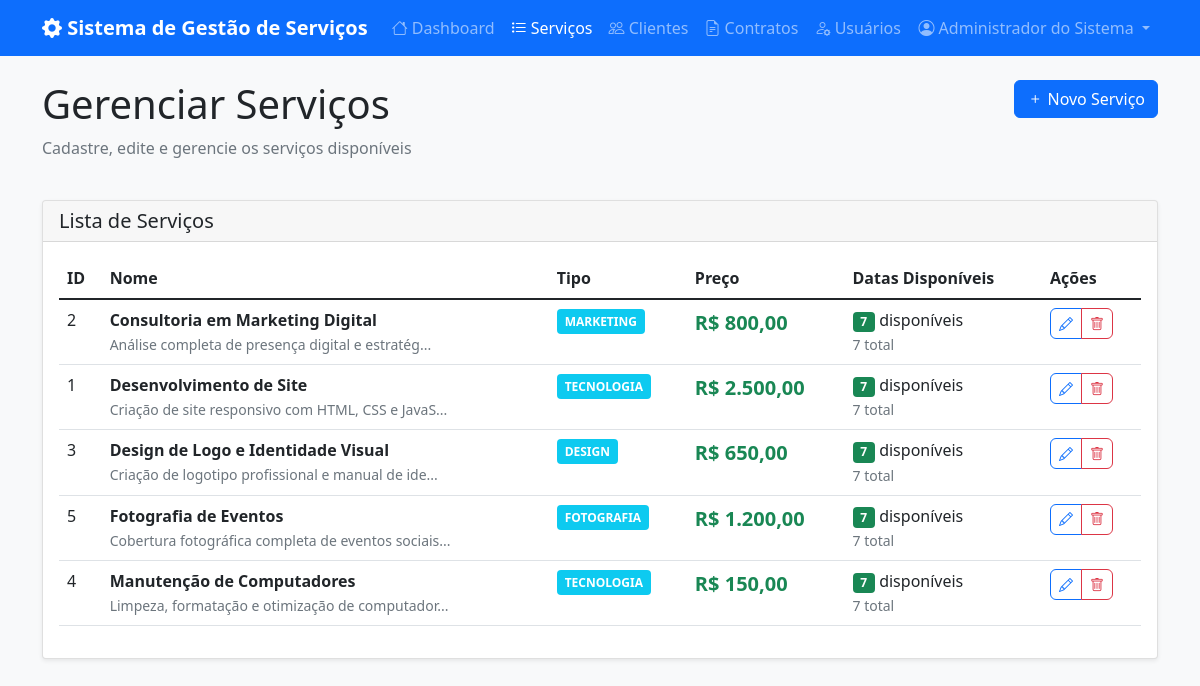
The page /admin/servicos/list.php (signed in) on the database its author committed.
### tables this page shows
CREATE TABLE `servicos` (
    `id` int(11) NOT NULL AUTO_INCREMENT,
    `nome` varchar(100) NOT NULL,
    `tipo` varchar(50) NOT NULL,
    `preco` decimal(10, 2) NOT NULL,
    `descricao` text DEFAULT NULL,
    `ativo` tinyint(1) DEFAULT 1 COMMENT 'Status do serviço',
    `created_at` timestamp DEFAULT CURRENT_TIMESTAMP,
    `updated_at` timestamp DEFAULT CURRENT_TIMESTAMP ON UPDATE CURRENT_TIMESTAMP,
    PRIMARY KEY (`id`)
);

### config/auth.php (called while the page is built, shortened)
<?php
class Auth
{
    public static function getUser(): ?array
    {
        return $_SESSION['user'] ?? null;
    }
}

### config/db.php (called while the page is built, shortened)
<?php
class Database
{
    private static $instance = null;
    private $connection;
    private $host = 'localhost';
    private $database = 'trabalho_web';
    private $username = 'root';
    private $password = '';
    private $charset = 'utf8mb4';
    private function __construct()
    {
        $dsn = "mysql:host={$this->host};dbname={$this->database};charset={$this->charset}";
        $options = [
            PDO::ATTR_ERRMODE => PDO::ERRMODE_EXCEPTION,
            PDO::ATTR_DEFAULT_FETCH_MODE => PDO::FETCH_ASSOC,
            PDO::ATTR_EMULATE_PREPARES => false,
        ];
        try {
            $this->connection = new PDO($dsn, $this->username, $this->password, $options);
        } catch (PDOException $e) {
            error_log("Database connection failed: " . $e->getMessage());
            throw new PDOException("Database connection failed");
        }
    }
    public static function getInstance(): Database
    {
        if (self::$instance === null) {
            self::$instance = new self();
        }
        return self::$instance;
    }
    public function getConnection(): PDO
    {
        return $this->connection;
    }
}

### dao/ServicoDAO.php (called while the page is built, shortened)
<?php
require_once __DIR__ . '/../config/db.php';
class ServicoDAO
{
    private $db;
    public function __construct()
    {
        $this->db = Database::getInstance()->getConnection();
    }
    public function findAll(): array
    {
        try {
            $stmt = $this->db->prepare("
                SELECT s.*, COUNT(dd.id) as total_datas,
                       SUM(CASE WHEN dd.disponivel = 1 THEN 1 ELSE 0 END) as datas_disponiveis
                FROM servicos s
                LEFT JOIN datas_disponiveis dd ON s.id = dd.servico_id
                GROUP BY s.id
                ORDER BY s.nome
            ");
            $stmt->execute();
            return $stmt->fetchAll();
        } catch (PDOException $e) {
            error_log("Error fetching all services: " . $e->getMessage());
            return [];
        }
    }
}

### admin/servicos/list.php (the view, shortened to what this page needs)
<?php
require_once '../../config/auth.php';
require_once '../../dao/ServicoDAO.php';
$servicoDAO = new ServicoDAO();
$servicos = $servicoDAO->findAll();
$user = Auth::getUser();
?>
<!DOCTYPE html>
<html lang="pt-BR">
<head>
    <link href="https://cdn.jsdelivr.net/npm/bootstrap@5.1.3/dist/css/bootstrap.min.css" rel="stylesheet">
    <link href="https://cdn.jsdelivr.net/npm/bootstrap-icons@1.8.1/font/bootstrap-icons.css" rel="stylesheet">
    <link rel="stylesheet" href="../assets/css/style.css">
</head>
<body>
    <nav class="navbar navbar-expand-lg navbar-dark bg-primary">
        <div class="container">
            <a class="navbar-brand" href="../dashboard.php">
                <i class="bi bi-gear-fill"></i> Sistema de Gestão de Serviços
            </a>
            <div class="collapse navbar-collapse" id="navbarNav">
                <ul class="navbar-nav me-auto">
                    <li class="nav-item">
                        <a class="nav-link" href="../dashboard.php">
                            <i class="bi bi-house"></i> Dashboard
                        </a>
                    </li>
                    <li class="nav-item">
                        <a class="nav-link active" href="list.php">
                            <i class="bi bi-list-task"></i> Serviços
                        </a>
                    </li>
                    <li class="nav-item">
                        <a class="nav-link" href="../clientes/list.php">
                            <i class="bi bi-people"></i> Clientes
                        </a>
                    </li>
                    <li class="nav-item">
                        <a class="nav-link" href="../contratacao/listar.php">
                            <i class="bi bi-file-earmark-text"></i> Contratos
                        </a>
                    </li>
                    <li class="nav-item">
                        <a class="nav-link" href="../usuarios/list.php">
                            <i class="bi bi-person-gear"></i> Usuários
                        </a>
                    </li>
                </ul>
                <ul class="navbar-nav">
                    <li class="nav-item dropdown">
                        <a class="nav-link dropdown-toggle" href="#" id="navbarDropdown" role="button" data-bs-toggle="dropdown">
                            <i class="bi bi-person-circle"></i> <?= htmlspecialchars($user['nome']) ?>
                        </a>
                    </li>
                </ul>
            </div>
        </div>
    </nav>
    <div class="container mt-4">
        <div class="row mb-4">
            <div class="col-md-8">
                <h1>Gerenciar Serviços</h1>
                <p class="text-muted">Cadastre, edite e gerencie os serviços disponíveis</p>
            </div>
            <div class="col-md-4 text-end">
                <a href="form.php" class="btn btn-primary">
                    <i class="bi bi-plus"></i> Novo Serviço
                </a>
            </div>
        </div>
        <div class="card">
            <div class="card-header">
                <h5 class="mb-0">Lista de Serviços</h5>
            </div>
            <div class="card-body">
                <?php if (empty($servicos)): ?>
                    <div class="text-center py-4">
                        <i class="bi bi-inbox" style="font-size: 3rem; color: #ccc;"></i>
                        <h5 class="mt-3">Nenhum serviço cadastrado</h5>
                        <p class="text-muted">Clique em "Novo Serviço" para começar</p>
                        <a href="form.php" class="btn btn-primary">
                            <i class="bi bi-plus"></i> Cadastrar Primeiro Serviço
                        </a>
                    </div>
                <?php else: ?>
                    <div class="table-responsive">
                        <table class="table table-hover">
                            <thead>
                                <tr>
                                    <th>ID</th>
                                    <th>Nome</th>
                                    <th>Tipo</th>
                                    <th>Preço</th>
                                    <th>Datas Disponíveis</th>
                                    <th>Ações</th>
                                </tr>
                            </thead>
                            <tbody>
                                <?php foreach ($servicos as $servico): ?>
                                    <tr>
                                        <td><?= $servico['id'] ?></td>
                                        <td>
                                            <strong><?= htmlspecialchars($servico['nome']) ?></strong>
                                            <br>
                                            <small class="text-muted"><?= htmlspecialchars(substr($servico['descricao'], 0, 50)) ?>...</small>
                                        </td>
                                        <td>
                                            <span class="service-type"><?= htmlspecialchars($servico['tipo']) ?></span>
                                        </td>
                                        <td>
                                            <span class="service-price">R$ <?= number_format($servico['preco'], 2, ',', '.') ?></span>
                                        </td>
                                        <td>
                                            <span class="badge bg-success"><?= $servico['datas_disponiveis'] ?? 0 ?></span> disponíveis
                                            <br>
                                            <small class="text-muted"><?= $servico['total_datas'] ?? 0 ?> total</small>
                                        </td>
                                        <td>
                                            <div class="btn-group" role="group">
                                                <a href="form.php?id=<?= $servico['id'] ?>" class="btn btn-sm btn-outline-primary"
                                                    data-bs-toggle="tooltip" title="Editar">
                                                    <i class="bi bi-pencil"></i>
                                                </a>
                                                <button type="button" class="btn btn-sm btn-outline-danger"
                                                    onclick="deleteService(<?= $servico['id'] ?>, '<?= htmlspecialchars($servico['nome']) ?>')"
                                                    data-bs-toggle="tooltip" title="Excluir">
                                                    <i class="bi bi-trash"></i>
                                                </button>
                                            </div>
                                        </td>
                                    </tr>
                                <?php endforeach; ?>
                            </tbody>
                        </table>
                    </div>
                <?php endif; ?>
            </div>
        </div>
    </div>
</body>
</html>

### assets/css/style.css (style rules this page uses)
:root { --primary-color: #0d6efd; --secondary-color: #6c757d; --success-color: #198754; --danger-color: #dc3545; --warning-color: #ffc107; --info-color: #0dcaf0; --light-color: #f8f9fa; --dark-color: #212529; }
body { font-family: 'Segoe UI', Tahoma, Geneva, Verdana, sans-serif; background-color: var(--light-color); }
.navbar-brand { font-weight: bold; }
.card { box-shadow: 0 0.125rem 0.25rem rgba(0, 0, 0, 0.075); border: 1px solid rgba(0, 0, 0, 0.125); }
.btn { border-radius: 0.375rem; }
.table { background-color: white; }
.service-price { font-size: 1.25rem; font-weight: bold; color: var(--success-color); }
.service-type { background-color: var(--info-color); color: white; padding: 0.25rem 0.5rem; border-radius: 0.25rem; font-size: 0.75rem; font-weight: bold; text-transform: uppercase; }

### rows shown on the page
servicos: id "2", nome "Consultoria em Marketing Digital", descricao "Análise completa de presença digital e estratég", tipo "MARKETING", preco "800,00", datas_disponiveis "7", total_datas "7"
servicos: id "1", nome "Desenvolvimento de Site", descricao "Criação de site responsivo com HTML, CSS e JavaS", tipo "TECNOLOGIA", preco "2.500,00", datas_disponiveis "7", total_datas "7"
servicos: id "3", nome "Design de Logo e Identidade Visual", descricao "Criação de logotipo profissional e manual de ide", tipo "DESIGN", preco "650,00", datas_disponiveis "7", total_datas "7"
servicos: id "5", nome "Fotografia de Eventos", descricao "Cobertura fotográfica completa de eventos sociais", tipo "FOTOGRAFIA", preco "1.200,00", datas_disponiveis "7", total_datas "7"
servicos: id "4", nome "Manutenção de Computadores", descricao "Limpeza, formatação e otimização de computador", tipo "TECNOLOGIA", preco "150,00", datas_disponiveis "7", total_datas "7"

### other values the page prints
$user['nome'] "Administrador do Sistema"
